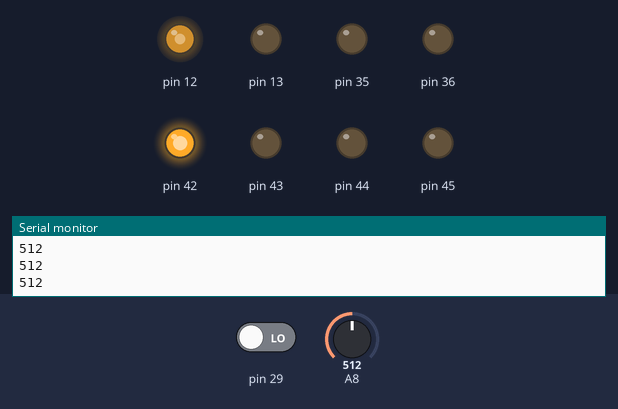
This sketch was run on a simulated Arduino Mega 2560, built with avr-gcc and run on an emulated ATmega2560. Parts: output pins drawn as LEDs (lit = HIGH), the last lines printed to the serial monitor. Inputs (shaded band) come from the test bench; at power-on: A8 = 512, pin 29 LOW.

Above: at 1.2 s.
1.3 s: A8 set to 983
2.8 s: A8 set to 1008
At 3.9 s:
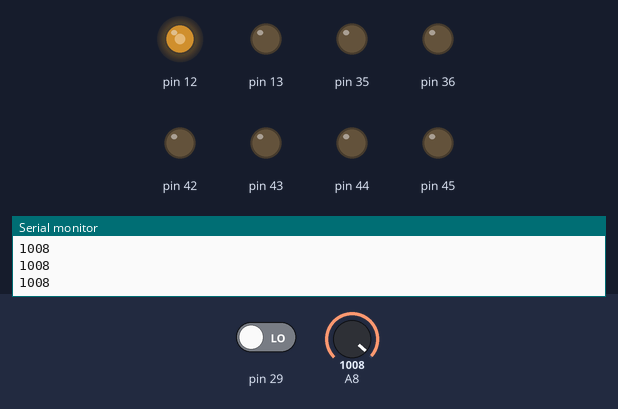
At 11.6 s:
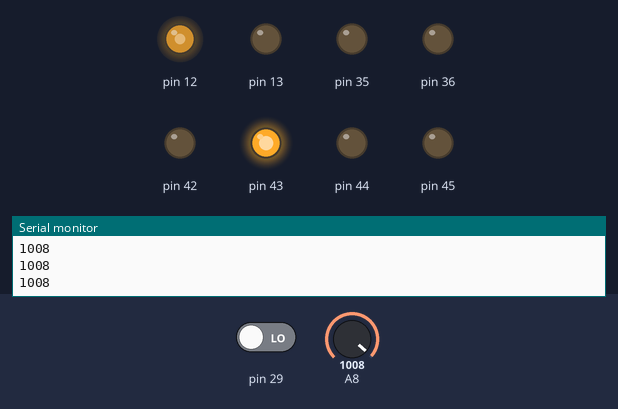
Timing chart, 0 to 12.5 s (numbered marks = the images above; inputs shaded):
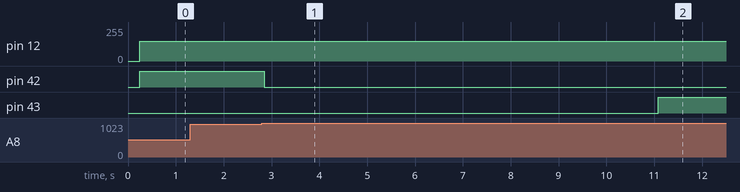

Measured:
- the behaviour switches between 999 and 1000 on A8 (found by bisection; images 0 and 1)
- after the input at 2.8 s, pin 42: HIGH → LOW at once; pin 43: LOW → HIGH after 8.3 s

The sketch:

test_rotate_platform.ino
```cpp
#include <Ultrasonic.h>

Ultrasonic ultrasonic(46, 47);
int distance;
int n=150;//скорость поворота, на свинцовом аккуме 140
int t=1500;//время поворота без датчика, 1200
int N_z=230;
int st=120;//170
int sklad=120;//100
int rotate_v=sklad;//st
int right_sensor_val;
int left_sensor_val;
int right_sensor_2_val;
int left_sensor_2_val;
int t1=100;//движение к ящику
int N=150;//основная скорость. Если что, на 120 все работает на 100% аккуме
int n2=140;//поворот к стеллажу, на свинцовом аккуме 150
int t_w=20;
int t_operezhenie=300;//доворот после срабатывания датчика
int tmp_nizhny_floor=2500;//должно быть чуть выше, чем значение tmp из-за особенности регулировки концевиков, 6500, лучше 3800
int tmp=1400;//5000, 2500, 1400- на полный аккум
int go_front = 120;//200
int go_back_t=500;//450
void setup() {
  // put your setup code here, to run once:
pinMode(42, OUTPUT);//мотор разворот платформы
pinMode(43, OUTPUT);//мотор разворот платформы
pinMode(44, OUTPUT);//лента
pinMode(45, OUTPUT);//лента
pinMode(12, OUTPUT);//мотор разворот платформы ШИМ
pinMode(13, OUTPUT);//лента ШИМ
pinMode(35, OUTPUT);//драйвер платформы
pinMode(36, OUTPUT);//драйвер платформы
pinMode(A8, INPUT);//потенциометр
pinMode(5, INPUT);//концевик лента
Serial.begin(9600);

}
void povorot_platformy()
{
  go_up();
  delay(200);
  int t1, t2, t3, t4, t5, t, gran=1000;//1010
  t=0;
  t1=analogRead(A8);
  delay(10);
  t2=analogRead(A8);
  delay(10);
  t3=analogRead(A8);
  delay(10);
  t4=analogRead(A8);
  delay(10);
  while(t<gran)//(abs(t2-t1)<diap)
  {
    t5=analogRead(A8);
    t=(t1+t2+t3+t4+t5)/5;
    t1=t2;
    t2=t3;
    t3=t4;
    t4=t5;
    digitalWrite(42, HIGH);//поворот
    digitalWrite(43, LOW);
    analogWrite(12, 150);
    delay(10);
    Serial.println(analogRead(A8));
    //t2=analogRead(A8);
  }
  digitalWrite(43, LOW);
  digitalWrite(42, LOW);
  delay(5000);
}

void vozvrat_platformy()
{
  go_up();
  delay(200);
  int t1, t2, t3, t4, t5, t, gran=30;//30
  t=1000;
  t1=analogRead(A8);
  delay(10);
  t2=analogRead(A8);
  delay(10);
  t3=analogRead(A8);
  delay(10);
  t4=analogRead(A8);
  delay(10);
  while(t>gran)//(abs(t2-t1)<diap)
  {
    t5=analogRead(A8);
    t=(t1+t2+t3+t4+t5)/5;
    t1=t2;
    t2=t3;
    t3=t4;
    t4=t5;
    digitalWrite(43, HIGH);//возвращение в исходную позицию
    digitalWrite(42, LOW);
    analogWrite(12, 150);
    delay(10);
    Serial.println(analogRead(A8));
    //t2=analogRead(A8);
  }
  digitalWrite(43, LOW);
  digitalWrite(42, LOW);
  delay(5000);
}
void lenta_beret()//возможно, сделать 2 функции (на первый и второй ящики), или просто переменная flag
{
  go_down_to_lenta();
  distance = ultrasonic.read();//47 - echo (белый провод)
  while (distance>6)
  {
     digitalWrite(36, LOW);
     digitalWrite(35, LOW);
     delay(100);
     digitalWrite(44, HIGH);//ящик отъезжает
     digitalWrite(45, LOW);
     analogWrite(13, 255);
     delay(100);//вместо это цикл while по датчику расстояния
     distance = ultrasonic.read();
  }
  digitalWrite(44, LOW);//ящик отъезжает
  digitalWrite(45, LOW);
}
void go_up()
{
   while (digitalRead(29)!=0)//подъем вверх
  {
     digitalWrite(36, HIGH);
     digitalWrite(35, LOW);
     delay(50);
  }
  digitalWrite(35, LOW);
  digitalWrite(36, LOW);
}
void go_down_to_lenta()
{
  while (digitalRead(5)==0)
  {
    digitalWrite(35, HIGH);
    digitalWrite(36, LOW);
    delay(50);
  }
  digitalWrite(35, LOW);
  digitalWrite(36, LOW);
}
void pogruzchik_kladet_box_na_lentu()//погрузчик кладет ящик на ленту
{
  //go_up();
  //delay(200);
  povorot_platformy();
  delay(500);
  //go_down_to_lenta();
  lenta_beret();
  vozvrat_platformy();
  delay(2000);//уменьшить до 500
}
void loop() {//если сверху - разворот. если снизу - ничего не трогаем
  // put your main code here, to run repeatedly:
  //pogruzchik_kladet_box_na_lentu();
povorot_platformy();
delay(3000);
vozvrat_platformy();
//Serial.println(analogRead(A8));
//delay(300);
}
```
